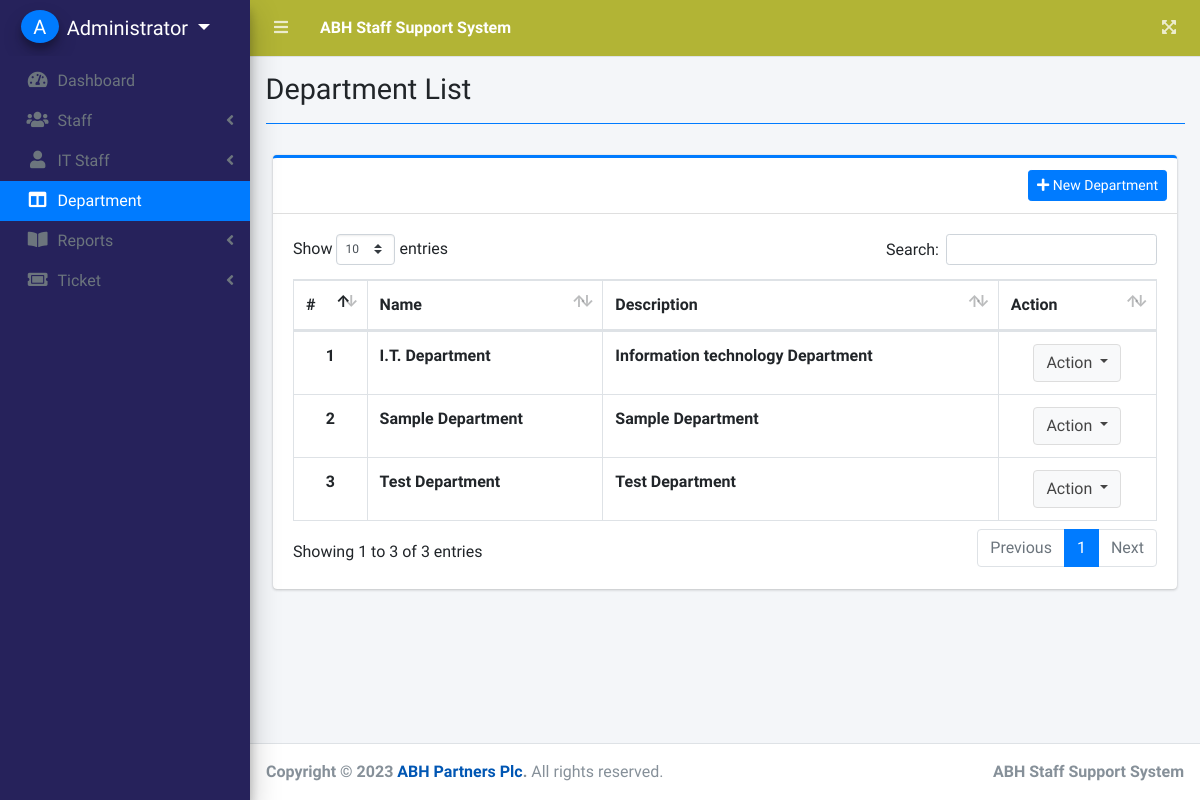
Page /index.php?page=department_list (signed in) on the earlier database version.
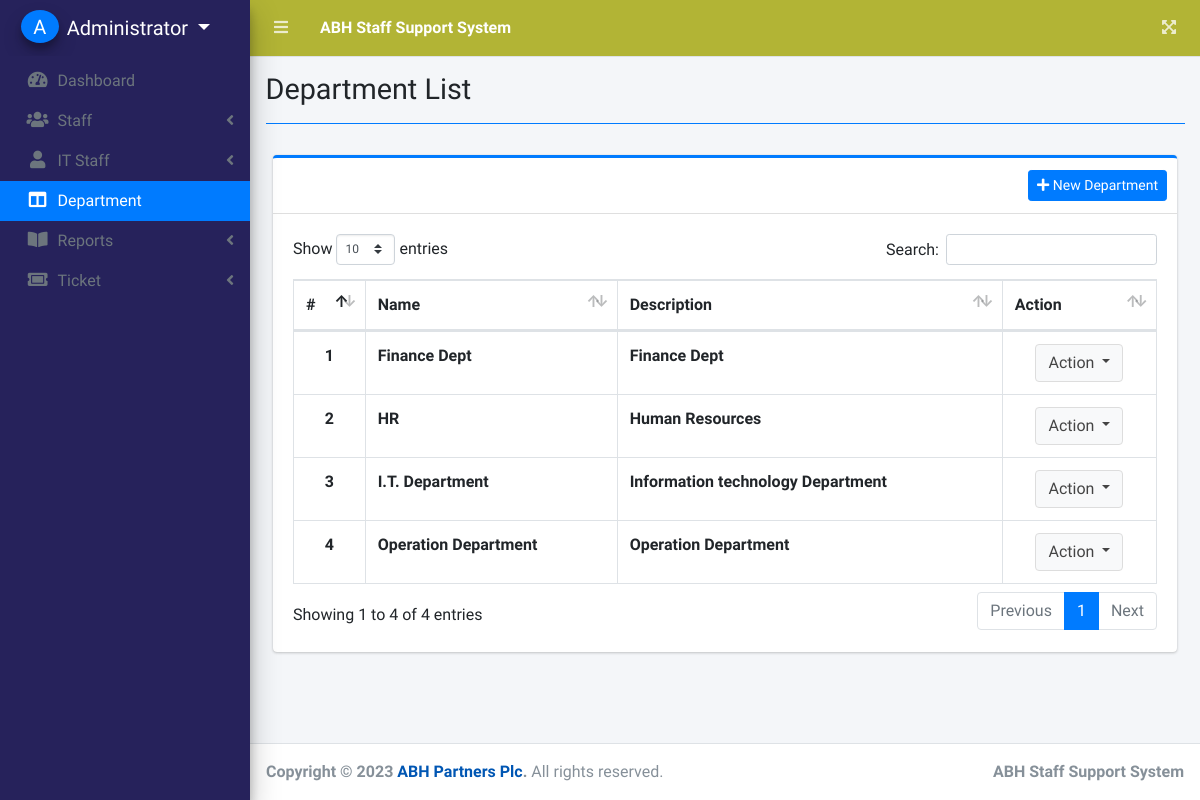
Same page on the later database version.
### tables this page shows
CREATE TABLE `departments` (
  `id` int(30) NOT NULL,
  `name` text NOT NULL,
  `description` text NOT NULL,
  `date_created` datetime NOT NULL DEFAULT current_timestamp()
);

### department_list.php (the view, shortened to what this page needs)
<?php include'db_connect.php' ?>
<div class="col-lg-12">
	<div class="card card-outline card-primary">
		<div class="card-header">
			<div class="card-tools">
				<button class="btn btn-sm btn-primary btn-block" type='button' id="new_department"><i class="fa fa-plus"></i> New Department</button>
			</div>
		</div>
		<div class="card-body">
			<table class="table tabe-hover table-bordered" id="list">
				<thead>
					<tr>
						<th>#</th>
						<th>Name</th>
						<th>Description</th>
						<th>Action</th>
					</tr>
				</thead>
				<tbody>
					<?php
					$i = 1;
					$qry = $conn->query("SELECT * FROM departments order by  name asc");
					while($row= $qry->fetch_assoc()):
					?>
					<tr>
						<th class="text-center"><?php echo $i++ ?></th>
						<td><b><?php echo ucwords($row['name']) ?></b></td>
						<td><b><?php echo $row['description'] ?></b></td>
						<td class="text-center ">
							<button type="button" class="btn btn-default dropdown-toggle" data-toggle="dropdown" aria-expanded="true">
		                      Action
		                    </button>
						</td>
					</tr>
				<?php endwhile; ?>
				</tbody>
			</table>
		</div>
	</div>
</div>

Differences in the rows shown:
removed departments: name "Sample Department", description "Sample Department"
removed departments: name "Test Department", description "Test Department"
added departments: name "Finance Dept", description "Finance Dept"
added departments: name "HR", description "Human Resources"
added departments: name "Operation Department", description "Operation Department"
Other differences:
text written by a page script: "Show entries Search: Showing 1 to 3 of 3 entries Previous 1 Next" → "Show entries Search: Showing 1 to 4 of 4 entries Previous 1 Next"
